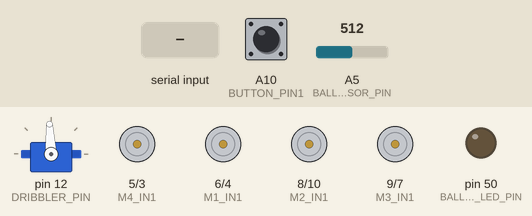
The sketch below on a simulated Arduino Mega 2560, built with avr-gcc and run on an emulated ATmega2560. Shown: servo, motor-driver pin pairs drawn as motors (green arrow = first pin HIGH = forward, orange = second pin HIGH = backward, longer = more drive), output pins drawn as LEDs (lit = HIGH). Inputs (shaded band) come from the test bench; at power-on: A10 (BUTTON_PIN1) LOW, A5 (BALL_CATCHED_SENSOR_PIN) = 512. What the sketch prints to the serial monitor is not drawn.

Above: at 0.2 s.
At 3.0 s:
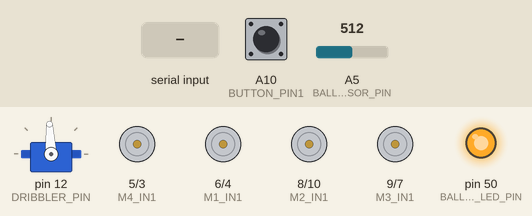
3.1 s: A10 (BUTTON_PIN1) pulled HIGH for 0.15 s
4.7 s: "f" received over Serial
7.7 s: A10 (BUTTON_PIN1) pulled HIGH for 1 s
At 8.58 s:
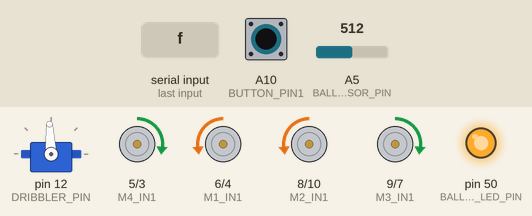
10.2 s: "g" received over Serial
Timing chart, 0 to 12.7 s (numbered marks = the images above; inputs shaded):
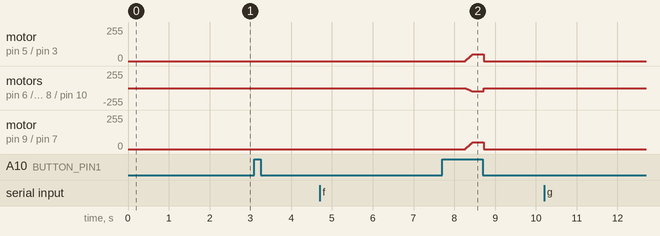

The sketch:

RF2.ino
```cpp
#include "src/Defines.h"
#include "src/Context.h"
#include "src/libs/Log.h"

Context *context;

void setup(){
  Log::init();
  Serial3.begin(115200);
  Serial2.begin(115200);
  Serial1.begin(115200);
  Serial.begin(115200);
  //Serial.println("Asasf");
  //delay(10000);
  dribler.attach(DRIBBLER_PIN);
  delay(100);
  dribler.writeMicroseconds(MID_PPM);
  delay(1750);

  context = new Context(&dribler);
  context->setup();
}

void loop(){
    //long int timep = millis();
    //
    context->updateHardware();
    context->selectStrategy();
    context->updareStrategy();
    //Serial.println(millis()-timep);
}
```

Context.h
```cpp
#include "hardware/Hardware.h"
#include "Defines.h"
#include "strategy/Strategy.h"

#include "strategy/BallFollowStr.h"
#include "strategy/GoalkeaperStr2.h"
#include "strategy/DebugStr.h"
#include "strategy/AttackStr.h"
#include "strategy/HomeStr.h"
#include "libs/Log.h"

#ifndef CONTEXT_H
#define CONTEXT_H

class Context
{
private:
    Hardware hardware;
    Strategy *curStrategy;
    char command;

    int strategySelector(){
        if(hardware.getBallSensor()->isCatched())
            return 3;
        return 2;
    }
public:
    Context(Servo * drib){
        command = ' ';
        hardware.getDribbler()->setMotor(drib);
        curStrategy = new DebugStr(&hardware);
    }

    void updateHardware(){
        hardware.updateHardware();
    }

    void updareStrategy(){
        if(hardware.getButton1()->isClick()){ //System Buttons
            hardware.getMovement()->setCanMove(!hardware.getMovement()->isCanMove());
            Log::info("Buttons", hardware.getMovement()->isCanMove()? "Can Move" : "Stop");
            if(hardware.getMovement()->isCanMove())
                delay(5000);
        }
        if(hardware.getButton1()->isLongClick()){
            hardware.getMovement()->setRotationByGyro();
            Log::info("Buttons", "Set Gyro");
        }

        //Update selected Strategy
        curStrategy->doStrategy();

        //Serial Commands After Str
        serialCommands();
    }

    void selectStrategy(){
        /*int type = strategySelector();
        if(type != curStrategy->getType())
            switch (type){
                case 1:
                    curStrategy = new HomeStr(&hardware);
                    break;
                case 2:
                    curStrategy = new BallFollowStr(&hardware);
                    break;
                case 3:
                    curStrategy = new AttackStr(&hardware);
                    break;
            }*/
    }

    void setup(){

    }

    //Control from Serial Port
    void serialCommands(){
        if(Serial.available()) {
            command = Serial.read();
            Log::info("Commands", "Command Recieved");
        }
        switch (command){
                case 'm':
                    hardware.getMovement()->setCanMove(!hardware.getMovement()->isCanMove());
                    Log::info("Commands", hardware.getMovement()->isCanMove()? "Can Move" : "Stop");
                    command = ' ';
                    break;
                case 'b':
                    hardware.getMovement()->moveM(70, 180);
                    break;
                case 'f':
                    hardware.getMovement()->moveM(70, 0);
                    break;
                case 's':
                    hardware.getMovement()->setSpeed(0);
                    break;
                case 'c':
                    command = ' ';
                    Log::info("Commands", "Continue");
                    break;
                case 'g':
                    hardware.getMovement()->setRotationByGyro();
                    Log::info("Commands", "Set Gyro");
                    command = ' ';
                    break;
            }
    }
};

#endif
```

Defines.h
```cpp
#ifndef DEFINES_H
#define DEFINES_H

#define BASE_SPEED 80 //скорость чтоб отдельно ее везде не менять

//Control Elements
#define BUTTON_PIN1 A10
#define BUTTON_PIN2 A10
#define BUTTON_PIN3 A10


//Movement Settings
#define M1_IN1 6
#define M1_IN2 4
#define M2_IN1 8
#define M2_IN2 10
#define M3_IN1 9
#define M3_IN2 7
#define M4_IN1 5
#define M4_IN2 3
#define DRIBBLER_PIN 12

//Speed Settings
#define ROT_K 0.5
#define ROT_D 0.75
#define ROT_I 0.00035
#define I_MAX 3000
#define MAX_ROTATION_K 200
#define MIN_ROTATION_K 15
#define MAX_SPEED 200
#define ballFollowK 1.3
#define VELOSITY_SPEED 5
#define D_VELOSITY_SPEED 15

//Ball Sensor Settings
#define BALL_CATCHED_SENSOR_PIN A5
#define BALL_CATCHED_LED_PIN 50
#define BALL_CATCHED_SENSOR_VALUE 850

//SONARS PINS
#define LEFT_SONAR_PIN A6
#define RIGHT_SONAR_PIN A2
#define BOTTOM_SONAR_PIN A4
#define GOAL_DISTANSE 45

//Goalkeaper Settings
#define GK_SPEED 100
#define GK_MIN_SPEED 60
#define GK_MIN_BALL_DIST 75
#define GK_BALL_ANG 15
#define GO_ON_BALL_TIME 1000
#define koefP 0.01
#define koefD 0.03

//Button Settings
#define LONG_CLICK_TIME 1000
#define MIN_CLICK_TIME 50
#define AFTER_CLICK_TIME 200

#define ASCIIConvert 48

#define TSOP_RX 62
#define TSOP_TX 46

#define LINE_RX 64
#define LINE_TX 44

#define CAM_RX 44
#define CAM_TX 42

#define MAX_PPM 1900
#define MIN_PPM 1100
#define MID_PPM 1500
#define DriblerOn 130

#define KICK_DIST 20


#define maxDistFromGoaltoRobot 30
#define minDistFromGoaltoRobot 20
#define maxAngle 120
#define minDist 14
#define coordsYConst 0

#endif
```

BallSensor.cpp
```cpp
#include "BallSensor.h"

BallSensor::BallSensor(){
  pinMode(BALL_CATCHED_LED_PIN, OUTPUT);
  digitalWrite(BALL_CATCHED_LED_PIN, HIGH);
  canSee = false;
  angle = 0;

  tsopSerial = new SoftwareSerial(TSOP_RX, TSOP_TX);
  tsopSerial->begin(115200);

}

void BallSensor::update(){
  angle = getValueFromSensor();
  if(abs(angle) == 179)
  {
    canSee = 0;
  }
  ballCatched = isBallCatched();
}

bool BallSensor::isBallCatched(){
  bool val = false;
  static  unsigned long long prev = millis();
  Serial.println(analogRead(BALL_CATCHED_SENSOR_PIN));
  if(analogRead(BALL_CATCHED_SENSOR_PIN) > BALL_CATCHED_SENSOR_VALUE) {
    val = true;
    prev = millis();
  }
  else {
    if(millis() - prev < 300){
      val = true;
    }
  }
  return val;
}

float BallSensor::getAngle(){
  return angle;
}

float BallSensor::getDistanse(){
  return distanse;
}

bool BallSensor::isCanSee(){
  return canSee;
}

bool BallSensor::isCatched(){
  return ballCatched;
}

int BallSensor::getValueFromSensor(){
  byte dt[2];
  static int erri = 0;


  if(tsopSerial->available() > sizeof(dt))
    if(tsopSerial->read() == 0xff){
      for(int i = 0; i < sizeof(dt); ++i)
        dt[i] = tsopSerial->read();
      erri = 0;

      if (dt[1] < 100)
        distanse = dt[1];
      distanse = distanse;

      canSee = true;
      if(dt[0] == 200 || distanse == 0){
        canSee = false;
        angle = 0;
        return angle;
      }

      int ang = (((dt[0]*2) + 315)%360) + 180;

      if(ang > 180)
      {
        ang = ang - 360;
        angle = ang;
        return angle;
      }
      if(ang < 180){
        ang = ang + 360;
        angle = ang;
        return angle;
      }
    } else erri++;
  if (erri > 5)
  {
    erri = 0;
    Log::warning("Movement","BallSensor Disconnected");
  }
  return angle;
}
```

BallSensor.h
```cpp
#ifndef BALLSENSOR_H
#define BALLSENSOR_H

#include <Arduino.h>
#include <SoftwareSerial.h>
#include "../libs/Log.h"
#include "../Defines.h"

class BallSensor{
private:
  float angle;
  float distanse;
  bool canSee;
  bool ballCatched;

  SoftwareSerial *tsopSerial;

  int getValueFromSensor();

  bool isBallCatched();
public:
  BallSensor();

  void update();

  float getAngle();
  float getDistanse();

  bool isCanSee();

  bool isCatched();
};

#endif
```

Button.cpp
```cpp
#include "Button.h"

Button::Button(){
  pressed = false;
  afterClick = false;
  clickF = false;
  longClickF = false;
}

void Button::init(int pin){
  previousMillis = millis();
  buttonPin = pin;
  pinMode(buttonPin,INPUT);
}


void Button::update(){

  if(!pressed && digitalRead(buttonPin) && millis() - previousMillis > AFTER_CLICK_TIME){
    previousMillis = millis();
    pressed = true;
    afterClick = false;
  }

  if(pressed && !afterClick && !digitalRead(buttonPin)) {
    unsigned long del = millis() - previousMillis;
    if(del >= MIN_CLICK_TIME && del < LONG_CLICK_TIME)
      click();
    else if(del >= LONG_CLICK_TIME)
      longClick();

    previousMillis = millis();
    afterClick = true;
    pressed = false;
  }

  /*if(afterClick && digitalRead(buttonPin) && millis() - previousMillis > AFTER_CLICK_TIME)
    afterClick = false;

  if(!pressed && !digitalRead(buttonPin)){
    if(!afterClick)
      pressed = true;
    previousMillis = millis();
  }

  if(pressed && digitalRead(buttonPin) && millis() - previousMillis > MIN_CLICK_TIME){
    pressed = false;
    click();
    afterClick = true;
  }

  if(pressed && !digitalRead(buttonPin) && millis() - previousMillis > LONG_CLICK_TIME){
    pressed = false;
    longClick();
    afterClick = true;
    previousMillis = millis();
  }*/
}

void Button::longClick(){
  longClickF = true;
}
void Button::click(){
  if(afterClick)
    return;
  clickF = true;
}

boolean Button::isLongClick(){
  if(!longClickF)
    return false;
  longClickF = false;
  return true;
}
boolean Button::isClick(){
  if(!clickF)
    return false;
  clickF = false;
  return true;
}
```

Button.h
```cpp
#ifndef BUTTON_H
#define BUTTON_H

#include <Arduino.h>
#include "../Defines.h"


class Button {
public:
  Button();

  void init(int pin);
  void update();
  boolean isLongClick();
  boolean isClick();

private:
  int buttonPin;
  boolean pressed, afterClick;
  unsigned long previousMillis;

  void longClick();
  void click();
  boolean clickF, longClickF;
};

#endif
```

Cam.cpp
```cpp
#include "Cam.h"

CamSensor::CamSensor(){  ///  Blue   - 0
  Serial2.begin(115200); ///  Yellow - 1
  goal = 1;
}

void CamSensor::update(){

  if(Serial2.available() >= 13){
    char v = Serial2.read();
    if(v == '*'){
      for(int i = 0; i < 4; ++i){
        int a = Serial2.read() - '0';
        int b = Serial2.read() - '0';
        int c = Serial2.read() - '0';

        if(a < 0 || b < 0 || c < 0 || a > 9 || b > 9 || c > 9)
          continue;

        data[i] = a * 100;
        data[i] += b * 10;
        data[i] += c * 1;
      }
    }
  }

}

int CamSensor::getFormatedAngle(int ang){
  while(ang > 180)
    ang-=360;
  while(ang < -180)
    ang+=360;
  return ang;
}

void CamSensor::setGoal(int a){
  goal = a;
}

int CamSensor::getYAngle(){
  return getFormatedAngle(data[0]);
}

int CamSensor::getBAngle(){
  return getFormatedAngle(data[2]);
}

int CamSensor::getYDist(){
  return data[1];
}

int CamSensor::getBDist(){
  return data[3];
}

int CamSensor::getCamDist(){
  return goal == 0? getBDist() : getYDist();
}

int CamSensor::getCamAngle(){
  return goal == 0? getBAngle() : getYAngle();
}

int CamSensor::getAnotherCamDist(){
  return goal == 0? getYDist() : getBDist();
}

int CamSensor::getAnotherCamAngle(){
  return goal == 0? getYAngle() : getBAngle();
}
```

Cam.h
```cpp
#ifndef CAM_H
#define CAM_H

#include <Arduino.h>
#include "../Defines.h"
#include "../libs/Log.h"

class CamSensor{
private:

  int getFormatedAngle(int ang);
  int goal;

public:
  int data[4] = {0};

  CamSensor();

  void update();

  void setGoal(int a);

  int getYAngle();

  int getBAngle();

  int getYDist();

  int getBDist();

  int getCamDist();

  int getCamAngle();

  int getAnotherCamDist();

  int getAnotherCamAngle();
};

#endif
```

Dribbler.h
```cpp
#ifndef DRIBBLER_H
#define DRIBBLER_H

#include <Arduino.h>
#include "../Defines.h"
#include "../libs/Log.h"
#include <Servo.h>

class Dribbler {
    private:
        bool calibrated;
        int speed;
        Servo *servo;
        //Servo motor;

    public:
        Dribbler() {
            calibrated = false;
            speed = 0;

            Log::info("Dribbler","Calibrated Success");
        }

        void setMotor(Servo * srv){
            servo = srv;
        }

        void update(){

        }

        void setSpeed(int spd){
            if(this->speed != spd && servo != NULL){
                this->speed = spd;
                servo->write(this->speed);
            }
        }

};

#endif
```

Hardware.h
```cpp
#include "../Defines.h"

#include "Movement.h"
#include "BallSensor.h"
#include "Light.h"
#include "Button.h"
#include "Cam.h"
#include "Dribbler.h"

#ifndef HARDWARE_H
#define HARDWARE_H

class Hardware{
private:
    Movement movement;
    BallSensor ballSensor;
    LightSensor lightSensor;
    CamSensor camSensor;
    Button btn1;//, btn2(BUTTON_PIN2);
    Dribbler dribbler;

public:
    Hardware(){
        movement.initilizeMotors();
        btn1.init(BUTTON_PIN1);
    }

    void updateHardware(){
        movement.update();
        ballSensor.update();
        lightSensor.update();
        btn1.update();
        camSensor.update();
        dribbler.update();
        //btn2.update();
    }

    Movement * getMovement(){
        return &movement;
    }
    CamSensor * getCamSensor(){
        return &camSensor;
    }
    BallSensor * getBallSensor(){
        return &ballSensor;
    }
    LightSensor * getLightSensor(){
        return &lightSensor;
    }
    Button * getButton1(){
        return &btn1;
    }
    Dribbler * getDribbler(){
        return &dribbler;
    }
    /*Button * getButton2(){
        return &btn2;
    }*/
};

#endif
```

Light.cpp
```cpp
#include "Light.h"

LightSensor::LightSensor(){
  line = false;
  angle = 0;

  /*lineSerial = new SoftwareSerial(LINE_RX, LINE_TX);
  lineSerial->begin(115200);*/

  Log::info("Line", Serial1.available()? "Line connected" : "Line disconnected");
}

void LightSensor::update(){
  angle = getValueFromSensor();
}


int LightSensor::getAngle(){
  return angle;
}

bool LightSensor::isLine(){
  return line;
}

int LightSensor::getValueFromSensor(){

  if(Serial1.available()){
      int c = Serial1.read();
      line = false;
      if(c > 0)
        line = true;
      angle = c;
  }
  else
    line = false;
  return angle;
}
```

Light.h
```cpp
#ifndef LIGHT_H
#define LIGHT_H

#include <Arduino.h>
#include <Wire.h>
#include "../Defines.h"
#include "../libs/Log.h"
#include "../libs/AngleUtils.h"

class LightSensor{
private:
  int angle;
  bool line;

  int getValueFromSensor();

public:
  LightSensor();

  void update();

  int getAngle();

  bool isLine();
};

#endif
```

Movement.cpp
```cpp
#include "Movement.h"

void Movement::initilizeMotors() {
  //Init Vars
  tSpeed = 0;
  cSpeed = 0;
  rAngle = 0;
  oldErr = 0;
  targetAngle = 0;
  dirAngle = 0;
  rotationK = 0;
  zeroAngle = 0;
  rTime = micros();
  I = 0;
  gyroEn = true;
  canMove = false;
  Serial3.begin(115200);

  //Init Pins
  pinMode(M1_IN1, OUTPUT);
  pinMode(M1_IN2, OUTPUT);
  pinMode(M2_IN1, OUTPUT);
  pinMode(M2_IN2, OUTPUT);
  pinMode(M3_IN1, OUTPUT);
  pinMode(M3_IN2, OUTPUT);
  pinMode(M4_IN1, OUTPUT);
  pinMode(M4_IN2, OUTPUT);

  Log::info("Movement","Init Complete");
  Log::info("Movement", Serial3.available()? "Gyro connected" : "Gyro disconnected");

  stopMotors();
}

//Private functions
void Movement::runMotor(int motorIndex, int pwmSpeed) {
  if(!canMove){
    stopMotors();
    return;
  }

  //True Forward; False backward
  boolean dir = true;
  if (pwmSpeed < 0) {
    dir = false;
    pwmSpeed = -pwmSpeed;
  }

  //Switch for each motor
  switch (motorIndex) {
    case 1:
      analogWrite(M1_IN1, dir ? pwmSpeed : 0);
      analogWrite(M1_IN2, dir ? 0 : pwmSpeed);
      break;

    case 2:
      analogWrite(M2_IN1, dir ? pwmSpeed : 0);
      analogWrite(M2_IN2, dir ? 0 : pwmSpeed);
      break;

    case 3:
      analogWrite(M3_IN1, dir ? pwmSpeed : 0);
      analogWrite(M3_IN2, dir ? 0 : pwmSpeed);
      break;

    case 4:
      analogWrite(M4_IN1, dir ? pwmSpeed : 0);
      analogWrite(M4_IN2, dir ? 0 : pwmSpeed);
      break;
  }
}

void Movement::updateRotationK() {
  if (Serial3.available()) {
    rAngle = AngleUtils::getFormatedAngle(Serial3.read() * 2);

    int err = targetAngle - rAngle;
    if (err > 180) err-=360;
    else if (err < -180) err+=360;
    I += err * (micros() - rTime) / 1000;

    if(abs(I) > 0)
      I = 0;
    rotationK = (err * ROT_K) + ((err - oldErr) * ROT_D); //+ I * ROT_I;
    if(abs(err) < 5)
      rotationK = 0;

    //Serial.println(rotationK);

    oldErr = err;
    rTime = micros();
  }


  if (!gyroEn){
    rotationK = 0;
    return;
  }

  if (rotationK > MAX_ROTATION_K)
    rotationK = MAX_ROTATION_K;
  if (rotationK < -MAX_ROTATION_K)
    rotationK = -MAX_ROTATION_K;
  if (rotationK > 0 && rotationK < MIN_ROTATION_K)
    rotationK = MIN_ROTATION_K;
  if (rotationK < 0 && rotationK > -MIN_ROTATION_K)
    rotationK = -MIN_ROTATION_K;
}


//Setters
void Movement::setRotationByGyro() {
  zeroAngle = AngleUtils::getFormatedAngle(rAngle);
  targetAngle = zeroAngle;
}
void Movement::setRotation(int a) {

  targetAngle = AngleUtils::getFormatedAngle(a + zeroAngle);

}
void Movement::setDirection(int a) {
  dirAngle = -AngleUtils::getFormatedAngle(a);
}
void Movement::setGyroEnabled(bool enabled) {
  gyroEn = enabled;
}
void Movement::setSpeed(int s) {
  tSpeed = s;
}
void Movement::setCanMove(bool can){
  canMove = can;
}

//Getters
int Movement::getTargetRobotAngle(){
  return targetAngle;
}
int Movement::getRobotAngle(){
  return rAngle - targetAngle;
}
int Movement::getSpeed(){
  return tSpeed;
}
int Movement::getDirection(){
  return dirAngle;
}
bool Movement::isGyroEnabled(){
  return gyroEn;
}
bool Movement::isCanMove(){
  return canMove;
}

//Move MoveCommands
void Movement::moveM(int s, int a) {
  //Save cur speed
  tSpeed = s;
  dirAngle = a;

  a = a + (targetAngle - rAngle);

  if(abs(rotationK) > 50)
    cSpeed = 0;

  if((cSpeed + rotationK) > 220){
    cSpeed -= ((cSpeed + rotationK) - 200);
  }

  if(rotationK > 50)
    cSpeed = 0;

  //Get speed of motors
  runMotor(4, cSpeed * cos(radians(a + 45)) + rotationK);
  runMotor(1, cSpeed * cos(radians(a + 135)) + rotationK);
  runMotor(2, cSpeed * cos(radians(a + 225)) + rotationK);
  runMotor(3, cSpeed * cos(radians(a + 315)) + rotationK);
}

void Movement::stopMotors() {
  analogWrite(M1_IN1, 0);
  analogWrite(M1_IN2, 0);
  analogWrite(M2_IN1, 0);
  analogWrite(M2_IN2, 0);
  analogWrite(M3_IN1, 0);
  analogWrite(M3_IN2, 0);
  analogWrite(M4_IN1, 0);
  analogWrite(M4_IN2, 0);
}

void Movement::stop() {
  setSpeed(0);
}

//Runtime functions
void Movement::update() {
  if(abs(tSpeed - cSpeed) > VELOSITY_SPEED){
    if(tSpeed > cSpeed)
      cSpeed += VELOSITY_SPEED;
    else if(tSpeed < cSpeed)
      cSpeed -= VELOSITY_SPEED;
  } else cSpeed = tSpeed;

  //Update rotationK by Gyro
  updateRotationK();
  //moveD(driblerEn);
  //Run Motors
  moveM(tSpeed, dirAngle);
}
```

Source omitted: Movement.h (993 bytes), Timer.cpp (794 bytes), Timer.h (378 bytes), AttackStr.h (2695 bytes), BallFollowStr.h (5188 bytes), DebugStr.h (1732 bytes), GoalkeaperStr2.h (4234 bytes), HomeStr.h (1526 bytes), Strategy.h (705 bytes), AngleUtils.h (293 bytes), Log.h (1521 bytes)

Measured:
- by itself, motor on pin 5 (M4_IN1) / pin 3 (M4_IN2), motor on pin 9 (M3_IN1) / pin 7 (M3_IN2): rises from stopped to forward 49/255 in 0.18 s, then falls to stopped in 0.28 s
